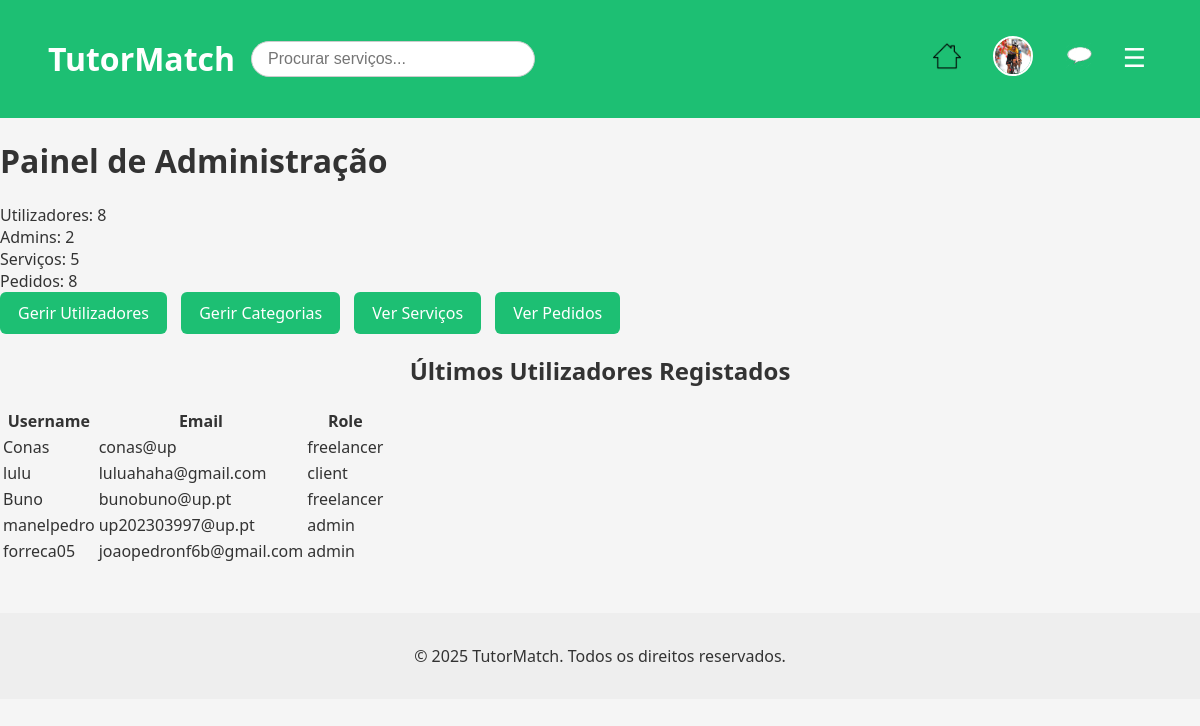
Before: /pages/admin_dashboard.php (signed in) with the older database file.
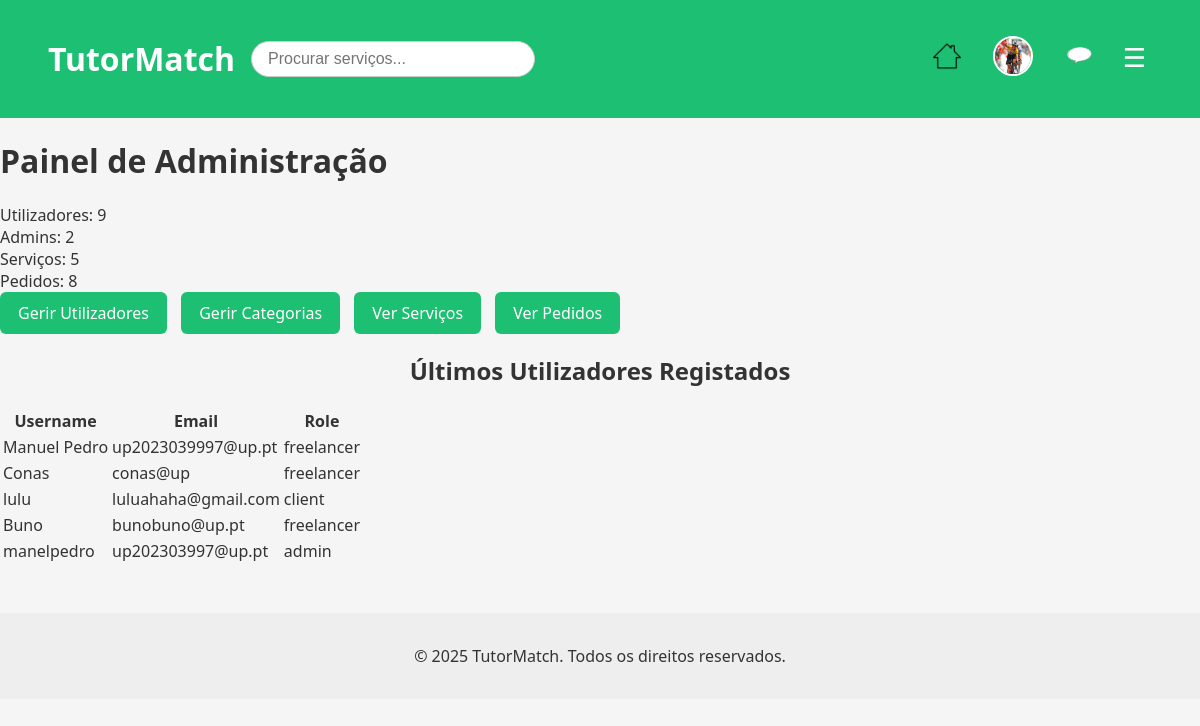
After: the same page with the newer database file.
### tables this page shows
CREATE TABLE users (
            id INTEGER PRIMARY KEY AUTOINCREMENT,
            username TEXT NOT NULL UNIQUE,
            password TEXT NOT NULL,
            email TEXT NOT NULL UNIQUE,
            role TEXT DEFAULT 'client', -- client, freelancer, admin
            name TEXT,
            profile_pic TEXT DEFAULT '../img/default.jpeg' -- Adiciona a coluna profile_pic
        );

### pages/admin_dashboard.php (the view, shortened to what this page needs)
<?php
require_once '../database/db.php';
$totalUsers = $db->query("SELECT COUNT(*) FROM users")->fetchColumn();
$totalAdmins = $db->query("SELECT COUNT(*) FROM users WHERE role = 'admin'")->fetchColumn();
$totalServices = $db->query("SELECT COUNT(*) FROM services")->fetchColumn();
$totalOrders = $db->query("SELECT COUNT(*) FROM orders")->fetchColumn();
$latestUsers = $db->query("SELECT username, email, role FROM users ORDER BY id DESC LIMIT 5")->fetchAll();
?>
<?php include_once '../includes/header.php'; ?>
<h1>Painel de Administração</h1>
<div class="dashboard-stats">
    <div class="stat">Utilizadores: <?php echo $totalUsers; ?></div>
    <div class="stat">Admins: <?php echo $totalAdmins; ?></div>
    <div class="stat">Serviços: <?php echo $totalServices; ?></div>
    <div class="stat">Pedidos: <?php echo $totalOrders; ?></div>
</div>
<div class="dashboard-actions">
    <a href="manage_users.php" class="btn">Gerir Utilizadores</a>
    <a href="manage_categories.php" class="btn">Gerir Categorias</a>
    <a href="available_services.php" class="btn">Ver Serviços</a>
    <a href="orders.php" class="btn">Ver Pedidos</a>
</div>
<h2>Últimos Utilizadores Registados</h2>
<table>
    <tr><th>Username</th><th>Email</th><th>Role</th></tr>
    <?php foreach ($latestUsers as $user): ?>
        <tr>
            <td><?php echo htmlspecialchars($user['username']); ?></td>
            <td><?php echo htmlspecialchars($user['email']); ?></td>
            <td><?php echo htmlspecialchars($user['role']); ?></td>
        </tr>
    <?php endforeach; ?>
</table>
<?php include_once '../includes/footer.php'; ?>

Changed rows visible on the page:
no longer on this page (row unchanged): users: username "forreca05", email "joaopedronf6b@gmail.com", role "admin"
added users: username "Manuel Pedro", email "up2023039997@up.pt", role "freelancer"
Other visible differences:
$totalUsers: "8" → "9"
